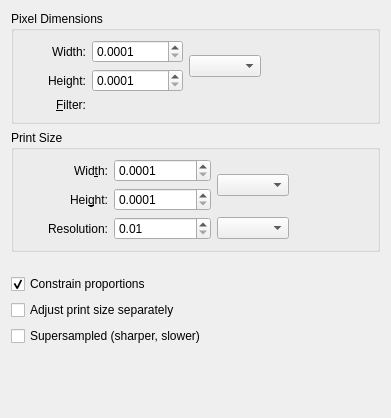
<?xml version="1.0" encoding="utf-8"?>
<ui version="4.0">
 <author>
    SPDX-FileCopyrightText: none
    SPDX-License-Identifier: GPL-3.0-or-later
  </author>
 <class>WdgImageSize</class>
 <widget class="QWidget" name="WdgImageSize">
  <property name="geometry">
   <rect>
    <x>0</x>
    <y>0</y>
    <width>391</width>
    <height>418</height>
   </rect>
  </property>
  <property name="windowTitle">
   <string>Scale To New Size</string>
  </property>
  <layout class="QVBoxLayout" name="verticalLayout">
   <item>
    <widget class="QGroupBox" name="groupImageSize">
     <property name="title">
      <string>Pixel Dimensions</string>
     </property>
     <property name="flat">
      <bool>true</bool>
     </property>
     <layout class="QGridLayout" name="gridLayout_3">
      <item column="2" row="1">
       <widget class="KisDoubleParseUnitSpinBox" name="pixelHeightDouble">
        <property name="minimumSize">
         <size>
          <width>80</width>
          <height>0</height>
         </size>
        </property>
        <property name="decimals">
         <number>4</number>
        </property>
        <property name="minimum">
         <double>0.000100000000000</double>
        </property>
        <property name="maximum">
         <double>90000.000000000000000</double>
        </property>
        <property name="singleStep">
         <double>0.100000000000000</double>
        </property>
       </widget>
      </item>
      <item column="0" row="0">
       <spacer name="horizontalSpacer_2">
        <property name="orientation">
         <enum>Qt::Horizontal</enum>
        </property>
        <property name="sizeType">
         <enum>QSizePolicy::Fixed</enum>
        </property>
        <property name="sizeHint" stdset="0">
         <size>
          <width>25</width>
          <height>20</height>
         </size>
        </property>
       </spacer>
      </item>
      <item column="1" row="0">
       <widget class="QLabel" name="lblPixelWidth">
        <property name="text">
         <string>Width:</string>
        </property>
        <property name="alignment">
         <set>Qt::AlignRight|Qt::AlignTrailing|Qt::AlignVCenter</set>
        </property>
       </widget>
      </item>
      <item column="1" row="2">
       <widget class="QLabel" name="lblPixelFilter">
        <property name="text">
         <string comment="Resize interpolation method list label">&amp;Filter:</string>
        </property>
        <property name="alignment">
         <set>Qt::AlignRight|Qt::AlignTrailing|Qt::AlignVCenter</set>
        </property>
        <property name="buddy">
         <cstring>pixelFilterCmb</cstring>
        </property>
       </widget>
      </item>
      <item column="4" row="0" rowspan="2">
       <widget class="KoAspectButton" name="pixelAspectRatioBtn" native="true">
        <property name="text" stdset="0">
         <string/>
        </property>
       </widget>
      </item>
      <item column="1" row="1">
       <widget class="QLabel" name="lblPixelHeight">
        <property name="text">
         <string>Height:</string>
        </property>
        <property name="alignment">
         <set>Qt::AlignRight|Qt::AlignTrailing|Qt::AlignVCenter</set>
        </property>
       </widget>
      </item>
      <item column="2" row="0">
       <widget class="KisDoubleParseUnitSpinBox" name="pixelWidthDouble">
        <property name="minimumSize">
         <size>
          <width>80</width>
          <height>0</height>
         </size>
        </property>
        <property name="decimals">
         <number>4</number>
        </property>
        <property name="minimum">
         <double>0.000100000000000</double>
        </property>
        <property name="maximum">
         <double>90000.000000000000000</double>
        </property>
        <property name="singleStep">
         <double>0.100000000000000</double>
        </property>
       </widget>
      </item>
      <item column="5" row="1">
       <spacer name="horizontalSpacer_5">
        <property name="orientation">
         <enum>Qt::Horizontal</enum>
        </property>
        <property name="sizeType">
         <enum>QSizePolicy::MinimumExpanding</enum>
        </property>
        <property name="sizeHint" stdset="0">
         <size>
          <width>40</width>
          <height>20</height>
         </size>
        </property>
       </spacer>
      </item>
      <item colspan="2" column="2" row="2">
       <widget class="KisCmbIDList" name="pixelFilterCmb" native="true"/>
      </item>
      <item column="3" row="0" rowspan="2">
       <widget class="QComboBox" name="pixelSizeUnit"/>
      </item>
     </layout>
    </widget>
   </item>
   <item>
    <widget class="QGroupBox" name="groupPrintSize">
     <property name="title">
      <string>Print Size</string>
     </property>
     <property name="flat">
      <bool>true</bool>
     </property>
     <layout class="QGridLayout" name="gridLayout">
      <item column="1" row="1">
       <widget class="QLabel" name="lblPrintHeight">
        <property name="text">
         <string>Hei&amp;ght:</string>
        </property>
        <property name="alignment">
         <set>Qt::AlignRight|Qt::AlignTrailing|Qt::AlignVCenter</set>
        </property>
        <property name="buddy">
         <cstring>printHeight</cstring>
        </property>
       </widget>
      </item>
      <item column="2" row="0">
       <widget class="KisDoubleParseUnitSpinBox" name="printWidth">
        <property name="minimumSize">
         <size>
          <width>80</width>
          <height>0</height>
         </size>
        </property>
        <property name="decimals">
         <number>4</number>
        </property>
        <property name="minimum">
         <double>0.000100000000000</double>
        </property>
        <property name="maximum">
         <double>1000000.000000000000000</double>
        </property>
        <property name="singleStep">
         <double>0.100000000000000</double>
        </property>
       </widget>
      </item>
      <item column="1" row="0">
       <widget class="QLabel" name="lblPrintWidth">
        <property name="text">
         <string>Wid&amp;th:</string>
        </property>
        <property name="alignment">
         <set>Qt::AlignRight|Qt::AlignTrailing|Qt::AlignVCenter</set>
        </property>
        <property name="buddy">
         <cstring>printWidth</cstring>
        </property>
       </widget>
      </item>
      <item column="2" row="1">
       <widget class="KisDoubleParseUnitSpinBox" name="printHeight">
        <property name="minimumSize">
         <size>
          <width>80</width>
          <height>0</height>
         </size>
        </property>
        <property name="decimals">
         <number>4</number>
        </property>
        <property name="minimum">
         <double>0.000100000000000</double>
        </property>
        <property name="maximum">
         <double>1000000.000000000000000</double>
        </property>
        <property name="singleStep">
         <double>0.100000000000000</double>
        </property>
       </widget>
      </item>
      <item column="4" row="0" rowspan="2">
       <widget class="KoAspectButton" name="printAspectRatioBtn" native="true">
        <property name="text" stdset="0">
         <string/>
        </property>
       </widget>
      </item>
      <item column="1" row="2">
       <widget class="QLabel" name="lblResolution">
        <property name="text">
         <string>Resolution:</string>
        </property>
        <property name="alignment">
         <set>Qt::AlignRight|Qt::AlignTrailing|Qt::AlignVCenter</set>
        </property>
       </widget>
      </item>
      <item column="2" row="2">
       <widget class="KisDoubleParseSpinBox" name="printResolution">
        <property name="sizePolicy">
         <sizepolicy hsizetype="Minimum" vsizetype="Fixed">
          <horstretch>0</horstretch>
          <verstretch>0</verstretch>
         </sizepolicy>
        </property>
        <property name="minimumSize">
         <size>
          <width>70</width>
          <height>0</height>
         </size>
        </property>
        <property name="decimals">
         <number>2</number>
        </property>
        <property name="minimum">
         <double>0.010000000000000</double>
        </property>
        <property name="maximum">
         <double>10000.000000000000000</double>
        </property>
        <property name="singleStep">
         <double>0.100000000000000</double>
        </property>
       </widget>
      </item>
      <item column="3" row="2">
       <widget class="QComboBox" name="printResolutionUnit"/>
      </item>
      <item column="0" row="1">
       <spacer name="horizontalSpacer">
        <property name="orientation">
         <enum>Qt::Horizontal</enum>
        </property>
        <property name="sizeType">
         <enum>QSizePolicy::Fixed</enum>
        </property>
        <property name="sizeHint" stdset="0">
         <size>
          <width>25</width>
          <height>20</height>
         </size>
        </property>
       </spacer>
      </item>
      <item column="5" row="0">
       <spacer name="horizontalSpacer_3">
        <property name="orientation">
         <enum>Qt::Horizontal</enum>
        </property>
        <property name="sizeType">
         <enum>QSizePolicy::MinimumExpanding</enum>
        </property>
        <property name="sizeHint" stdset="0">
         <size>
          <width>40</width>
          <height>20</height>
         </size>
        </property>
       </spacer>
      </item>
      <item column="3" row="0" rowspan="2">
       <widget class="QComboBox" name="printWidthUnit"/>
      </item>
     </layout>
    </widget>
   </item>
   <item>
    <spacer name="verticalSpacer_2">
     <property name="orientation">
      <enum>Qt::Vertical</enum>
     </property>
     <property name="sizeType">
      <enum>QSizePolicy::Fixed</enum>
     </property>
     <property name="sizeHint" stdset="0">
      <size>
       <width>20</width>
       <height>16</height>
      </size>
     </property>
    </spacer>
   </item>
   <item>
    <widget class="QCheckBox" name="constrainProportionsCkb">
     <property name="toolTip">
      <string>Constrain aspect ratio</string>
     </property>
     <property name="text">
      <string>Constrain proportions</string>
     </property>
     <property name="checked">
      <bool>true</bool>
     </property>
    </widget>
   </item>
   <item>
    <widget class="QCheckBox" name="adjustPrintSizeSeparatelyCkb">
     <property name="text">
      <string>Adjust print size separately</string>
     </property>
    </widget>
   </item>
   <item>
    <widget class="QCheckBox" name="supersampleCkb">
     <property name="toolTip">
      <string>Render at twice the target size first, then downscale with Lanczos3 for sharper edges (slower)</string>
     </property>
     <property name="text">
      <string>Supersampled (sharper, slower)</string>
     </property>
    </widget>
   </item>
   <item>
    <spacer name="verticalSpacer">
     <property name="orientation">
      <enum>Qt::Vertical</enum>
     </property>
     <property name="sizeType">
      <enum>QSizePolicy::MinimumExpanding</enum>
     </property>
     <property name="sizeHint" stdset="0">
      <size>
       <width>20</width>
       <height>30</height>
      </size>
     </property>
    </spacer>
   </item>
  </layout>
 </widget>
 <customwidgets>
  <customwidget>
   <class>KoAspectButton</class>
   <extends>QWidget</extends>
   <header>KoAspectButton.h</header>
   <container>1</container>
  </customwidget>
  <customwidget>
   <class>KisDoubleParseUnitSpinBox</class>
   <extends>QDoubleSpinBox</extends>
   <header>kis_double_parse_unit_spin_box.h</header>
  </customwidget>
  <customwidget>
   <class>KisCmbIDList</class>
   <extends/>
   <header>widgets/kis_cmb_idlist.h</header>
  </customwidget>
  <customwidget>
   <class>KisDoubleParseSpinBox</class>
   <extends>QDoubleSpinBox</extends>
   <header>kis_double_parse_spin_box.h</header>
  </customwidget>
 </customwidgets>
 <tabstops>
  <tabstop>pixelWidthDouble</tabstop>
  <tabstop>pixelSizeUnit</tabstop>
  <tabstop>pixelHeightDouble</tabstop>
  <tabstop>pixelFilterCmb</tabstop>
  <tabstop>printWidth</tabstop>
  <tabstop>printWidthUnit</tabstop>
  <tabstop>printHeight</tabstop>
  <tabstop>printResolution</tabstop>
  <tabstop>printResolutionUnit</tabstop>
  <tabstop>constrainProportionsCkb</tabstop>
  <tabstop>adjustPrintSizeSeparatelyCkb</tabstop>
  <tabstop>supersampleCkb</tabstop>
 </tabstops>
 <resources/>
 <connections/>
</ui>
